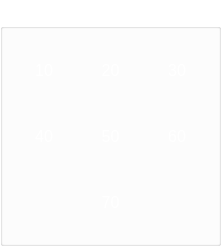
      <widget class="QGroupBox" name="groupBox_3">
       <property name="geometry">
        <rect>
         <x>10</x>
         <y>100</y>
         <width>221</width>
         <height>191</height>
        </rect>
       </property>
       <property name="palette">
        <palette>
         <active>
          <colorrole role="WindowText">
           <brush brushstyle="SolidPattern">
            <color alpha="255">
             <red>255</red>
             <green>255</green>
             <blue>255</blue>
            </color>
           </brush>
          </colorrole>
          <colorrole role="Button">
           <brush brushstyle="SolidPattern">
            <color alpha="0">
             <red>255</red>
             <green>255</green>
             <blue>255</blue>
            </color>
           </brush>
          </colorrole>
          <colorrole role="Base">
           <brush brushstyle="SolidPattern">
            <color alpha="0">
             <red>255</red>
             <green>255</green>
             <blue>255</blue>
            </color>
           </brush>
          </colorrole>
          <colorrole role="Window">
           <brush brushstyle="SolidPattern">
            <color alpha="0">
             <red>255</red>
             <green>255</green>
             <blue>255</blue>
            </color>
           </brush>
          </colorrole>
         </active>
         <inactive>
          <colorrole role="WindowText">
           <brush brushstyle="SolidPattern">
            <color alpha="255">
             <red>255</red>
             <green>255</green>
             <blue>255</blue>
            </color>
           </brush>
          </colorrole>
          <colorrole role="Button">
           <brush brushstyle="SolidPattern">
            <color alpha="0">
             <red>255</red>
             <green>255</green>
             <blue>255</blue>
            </color>
           </brush>
          </colorrole>
          <colorrole role="Base">
           <brush brushstyle="SolidPattern">
            <color alpha="0">
             <red>255</red>
             <green>255</green>
             <blue>255</blue>
            </color>
           </brush>
          </colorrole>
          <colorrole role="Window">
           <brush brushstyle="SolidPattern">
            <color alpha="0">
             <red>255</red>
             <green>255</green>
             <blue>255</blue>
            </color>
           </brush>
          </colorrole>
         </inactive>
         <disabled>
          <colorrole role="WindowText">
           <brush brushstyle="SolidPattern">
            <color alpha="255">
             <red>120</red>
             <green>120</green>
             <blue>120</blue>
            </color>
           </brush>
          </colorrole>
          <colorrole role="Button">
           <brush brushstyle="SolidPattern">
            <color alpha="0">
             <red>255</red>
             <green>255</green>
             <blue>255</blue>
            </color>
           </brush>
          </colorrole>
          <colorrole role="Base">
           <brush brushstyle="SolidPattern">
            <color alpha="0">
             <red>255</red>
             <green>255</green>
             <blue>255</blue>
            </color>
           </brush>
          </colorrole>
          <colorrole role="Window">
           <brush brushstyle="SolidPattern">
            <color alpha="0">
             <red>255</red>
             <green>255</green>
             <blue>255</blue>
            </color>
           </brush>
          </colorrole>
         </disabled>
        </palette>
       </property>
       <property name="font">
        <font>
         <pointsize>14</pointsize>
        </font>
       </property>
       <property name="title">
        <string>Zenith Angles</string>
       </property>
       <property name="alignment">
        <set>Qt::AlignCenter</set>
       </property>
       <layout class="QVBoxLayout" name="verticalLayout_5">
        <item>
         <layout class="QGridLayout" name="gridLayout_2">
          <item row="1" column="1">
           <widget class="QPushButton" name="pushButton_5">
            <property name="minimumSize">
             <size>
              <width>0</width>
              <height>60</height>
             </size>
            </property>
            <property name="palette">
             <palette>
              <active>
               <colorrole role="ButtonText">
                <brush brushstyle="SolidPattern">
                 <color alpha="255">
                  <red>255</red>
                  <green>255</green>
                  <blue>255</blue>
                 </color>
                </brush>
               </colorrole>
              </active>
              <inactive>
               <colorrole role="ButtonText">
                <brush brushstyle="SolidPattern">
                 <color alpha="255">
                  <red>255</red>
                  <green>255</green>
                  <blue>255</blue>
                 </color>
                </brush>
               </colorrole>
              </inactive>
              <disabled>
               <colorrole role="ButtonText">
                <brush brushstyle="SolidPattern">
                 <color alpha="255">
                  <red>120</red>
                  <green>120</green>
                  <blue>120</blue>
                 </color>
                </brush>
               </colorrole>
              </disabled>
             </palette>
            </property>
            <property name="font">
             <font>
              <pointsize>12</pointsize>
             </font>
            </property>
            <property name="styleSheet">
             <string notr="true">#pushButton_5{
background-color: url transparent;
border-image: url(:un3.png);
background: none;
border:  none;
background-repeat: none;
}
#pushButton_5:hover
{
border-image: url(:un1.png);
}
#pushButton_5:pressed
{
border-image: url(:un2.png);
}</string>
            </property>
            <property name="text">
             <string>50</string>
            </property>
           </widget>
          </item>
          <item row="1" column="3">
           <widget class="QPushButton" name="pushButton_6">
            <property name="minimumSize">
             <size>
              <width>0</width>
              <height>60</height>
             </size>
            </property>
            <property name="palette">
             <palette>
              <active>
               <colorrole role="ButtonText">
                <brush brushstyle="SolidPattern">
                 <color alpha="255">
                  <red>255</red>
                  <green>255</green>
                  <blue>255</blue>
                 </color>
                </brush>
               </colorrole>
              </active>
              <inactive>
               <colorrole role="ButtonText">
                <brush brushstyle="SolidPattern">
                 <color alpha="255">
                  <red>255</red>
                  <green>255</green>
                  <blue>255</blue>
                 </color>
                </brush>
               </colorrole>
              </inactive>
              <disabled>
               <colorrole role="ButtonText">
                <brush brushstyle="SolidPattern">
                 <color alpha="255">
                  <red>120</red>
                  <green>120</green>
                  <blue>120</blue>
                 </color>
                </brush>
               </colorrole>
              </disabled>
             </palette>
            </property>
            <property name="font">
             <font>
              <pointsize>12</pointsize>
             </font>
            </property>
            <property name="styleSheet">
             <string notr="true">#pushButton_6{
background-color: url transparent;
border-image: url(:un3.png);
background: none;
border:  none;
background-repeat: none;
}
#pushButton_6:hover
{
border-image: url(:un1.png);
}
#pushButton_6:pressed
{
border-image: url(:un2.png);
}</string>
            </property>
            <property name="text">
             <string>60</string>
            </property>
           </widget>
          </item>
          <item row="0" column="3">
           <widget class="QPushButton" name="pushButton_3">
            <property name="minimumSize">
             <size>
              <width>0</width>
              <height>60</height>
             </size>
            </property>
            <property name="palette">
             <palette>
              <active>
               <colorrole role="ButtonText">
                <brush brushstyle="SolidPattern">
                 <color alpha="255">
                  <red>255</red>
                  <green>255</green>
                  <blue>255</blue>
                 </color>
                </brush>
               </colorrole>
              </active>
              <inactive>
               <colorrole role="ButtonText">
                <brush brushstyle="SolidPattern">
                 <color alpha="255">
                  <red>255</red>
                  <green>255</green>
                  <blue>255</blue>
                 </color>
                </brush>
               </colorrole>
              </inactive>
              <disabled>
               <colorrole role="ButtonText">
                <brush brushstyle="SolidPattern">
                 <color alpha="255">
                  <red>120</red>
                  <green>120</green>
                  <blue>120</blue>
                 </color>
                </brush>
               </colorrole>
              </disabled>
             </palette>
            </property>
            <property name="font">
             <font>
              <pointsize>12</pointsize>
             </font>
            </property>
            <property name="styleSheet">
             <string notr="true">#pushButton_3{
background-color: url transparent;
border-image: url(:un3.png);
background: none;
border:  none;
background-repeat: none;
}
#pushButton_3:hover
{
border-image: url(:un1.png);
}
#pushButton_3:pressed
{
border-image: url(:un2.png);
}</string>
            </property>
            <property name="text">
             <string>30</string>
            </property>
           </widget>
          </item>
          <item row="0" column="0">
           <widget class="QPushButton" name="pushButton">
            <property name="minimumSize">
             <size>
              <width>0</width>
              <height>60</height>
             </size>
            </property>
            <property name="palette">
             <palette>
              <active>
               <colorrole role="ButtonText">
                <brush brushstyle="SolidPattern">
                 <color alpha="255">
                  <red>255</red>
                  <green>255</green>
                  <blue>255</blue>
                 </color>
                </brush>
               </colorrole>
              </active>
              <inactive>
               <colorrole role="ButtonText">
                <brush brushstyle="SolidPattern">
                 <color alpha="255">
                  <red>255</red>
                  <green>255</green>
                  <blue>255</blue>
                 </color>
                </brush>
               </colorrole>
              </inactive>
              <disabled>
               <colorrole role="ButtonText">
                <brush brushstyle="SolidPattern">
                 <color alpha="255">
                  <red>120</red>
                  <green>120</green>
                  <blue>120</blue>
                 </color>
                </brush>
               </colorrole>
              </disabled>
             </palette>
            </property>
            <property name="font">
             <font>
              <pointsize>12</pointsize>
             </font>
            </property>
            <property name="styleSheet">
             <string notr="true">#pushButton {
background-color: url transparent;
border-image: url(:un3.png);
background: none;
border:  none;
background-repeat: none;
}
#pushButton:hover
{
border-image: url(:un1.png);
}
#pushButton:pressed
{
border-image: url(:un2.png);
}</string>
            </property>
            <property name="text">
             <string>10</string>
            </property>
           </widget>
          </item>
          <item row="1" column="0">
           <widget class="QPushButton" name="pushButton_4">
            <property name="minimumSize">
             <size>
              <width>0</width>
              <height>60</height>
             </size>
            </property>
            <property name="palette">
             <palette>
              <active>
               <colorrole role="ButtonText">
                <brush brushstyle="SolidPattern">
                 <color alpha="255">
                  <red>255</red>
                  <green>255</green>
                  <blue>255</blue>
                 </color>
                </brush>
               </colorrole>
              </active>
              <inactive>
               <colorrole role="ButtonText">
                <brush brushstyle="SolidPattern">
                 <color alpha="255">
                  <red>255</red>
                  <green>255</green>
                  <blue>255</blue>
                 </color>
                </brush>
               </colorrole>
              </inactive>
              <disabled>
               <colorrole role="ButtonText">
                <brush brushstyle="SolidPattern">
                 <color alpha="255">
                  <red>120</red>
                  <green>120</green>
                  <blue>120</blue>
                 </color>
                </brush>
               </colorrole>
              </disabled>
             </palette>
            </property>
            <property name="font">
             <font>
              <pointsize>12</pointsize>
             </font>
            </property>
            <property name="styleSheet">
             <string notr="true">#pushButton_4{
background-color: url transparent;
border-image: url(:un3.png);
background: none;
border:  none;
background-repeat: none;
}
#pushButton_4:hover
{
border-image: url(:un1.png);
}
#pushButton_4:pressed
{
border-image: url(:un2.png);
}</string>
            </property>
            <property name="text">
             <string>40</string>
            </property>
           </widget>
          </item>
          <item row="0" column="1">
           <widget class="QPushButton" name="pushButton_2">
            <property name="minimumSize">
             <size>
              <width>0</width>
              <height>60</height>
             </size>
            </property>
            <property name="palette">
             <palette>
              <active>
               <colorrole role="ButtonText">
                <brush brushstyle="SolidPattern">
                 <color alpha="255">
                  <red>255</red>
                  <green>255</green>
                  <blue>255</blue>
                 </color>
                </brush>
               </colorrole>
              </active>
              <inactive>
               <colorrole role="ButtonText">
                <brush brushstyle="SolidPattern">
                 <color alpha="255">
                  <red>255</red>
                  <green>255</green>
                  <blue>255</blue>
                 </color>
                </brush>
               </colorrole>
              </inactive>
              <disabled>
               <colorrole role="ButtonText">
                <brush brushstyle="SolidPattern">
                 <color alpha="255">
                  <red>120</red>
                  <green>120</green>
                  <blue>120</blue>
                 </color>
                </brush>
               </colorrole>
              </disabled>
             </palette>
            </property>
            <property name="font">
             <font>
              <pointsize>12</pointsize>
             </font>
            </property>
            <property name="styleSheet">
             <string notr="true">#pushButton_2{
background-color: url transparent;
border-image: url(:un3.png);
background: none;
border:  none;
background-repeat: none;
}
#pushButton_2:hover
{
border-image: url(:un1.png);
}
#pushButton_2:pressed
{
border-image: url(:un2.png);
}</string>
            </property>
            <property name="text">
             <string>20</string>
            </property>
           </widget>
          </item>
          <item row="2" column="1">
           <widget class="QPushButton" name="pushButton_7">
            <property name="minimumSize">
             <size>
              <width>0</width>
              <height>60</height>
             </size>
            </property>
            <property name="palette">
             <palette>
              <active>
               <colorrole role="ButtonText">
                <brush brushstyle="SolidPattern">
                 <color alpha="255">
                  <red>255</red>
                  <green>255</green>
                  <blue>255</blue>
                 </color>
                </brush>
               </colorrole>
              </active>
              <inactive>
               <colorrole role="ButtonText">
                <brush brushstyle="SolidPattern">
                 <color alpha="255">
                  <red>255</red>
                  <green>255</green>
                  <blue>255</blue>
                 </color>
                </brush>
               </colorrole>
              </inactive>
              <disabled>
               <colorrole role="ButtonText">
                <brush brushstyle="SolidPattern">
                 <color alpha="255">
                  <red>120</red>
                  <green>120</green>
                  <blue>120</blue>
                 </color>
                </brush>
               </colorrole>
              </disabled>
             </palette>
            </property>
            <property name="font">
             <font>
              <pointsize>12</pointsize>
             </font>
            </property>
            <property name="styleSheet">
             <string notr="true">#pushButton_7{
background-color: url transparent;
border-image: url(:un3.png);
background: none;
border:  none;
background-repeat: none;
}
#pushButton_7:hover
{
border-image: url(:un1.png);
}
#pushButton_7:pressed
{
border-image: url(:un2.png);
}</string>
            </property>
            <property name="text">
             <string>70</string>
            </property>
           </widget>
          </item>
         </layout>
        </item>
       </layout>
      </widget>
